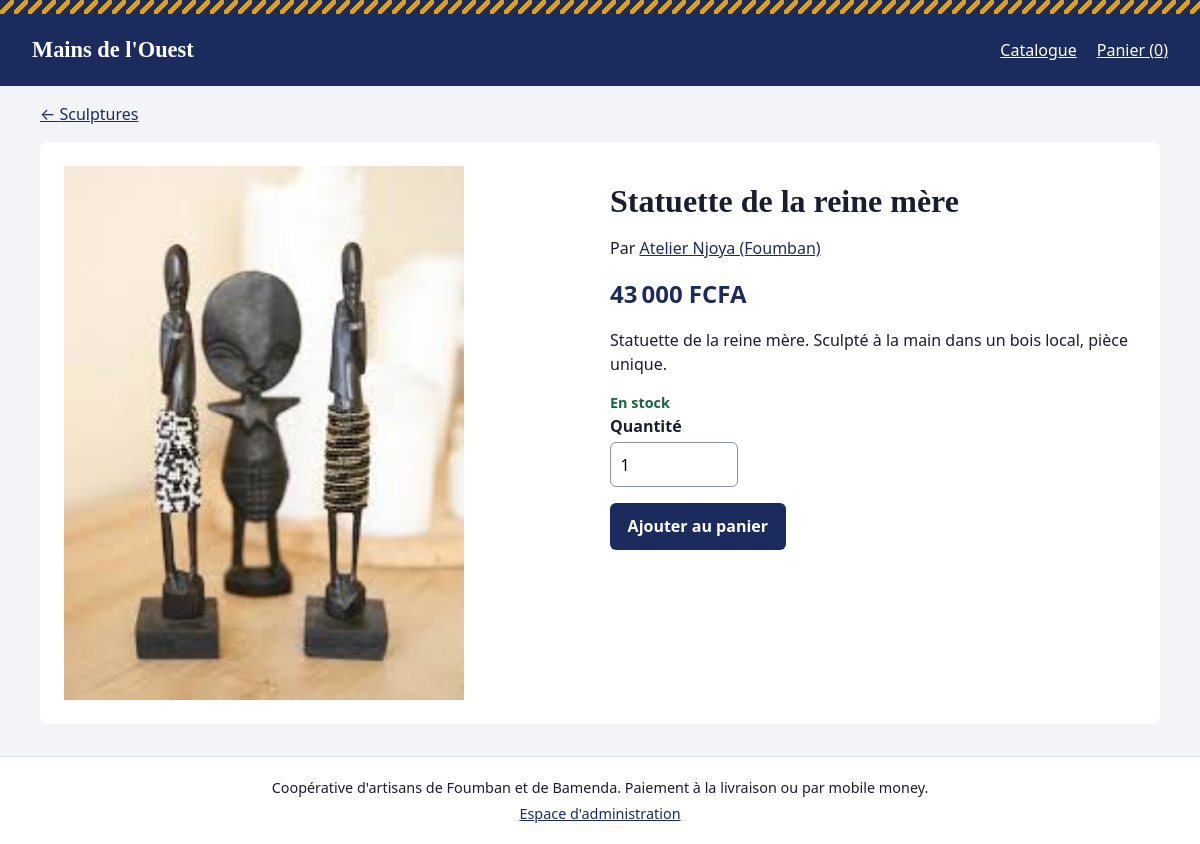
Page /produit/2 on the committed database.
### tables this page shows
CREATE TABLE categories (
    id          INTEGER PRIMARY KEY AUTOINCREMENT,
    nom         TEXT NOT NULL UNIQUE,
    description TEXT NOT NULL DEFAULT ''
);

CREATE TABLE produits (
    id           INTEGER PRIMARY KEY AUTOINCREMENT,
    nom          TEXT    NOT NULL,
    categorie_id INTEGER NOT NULL REFERENCES categories(id),
    description  TEXT    NOT NULL DEFAULT '',
    prix         INTEGER NOT NULL CHECK (prix > 0),
    stock        INTEGER NOT NULL DEFAULT 0 CHECK (stock >= 0),
    image        TEXT    NOT NULL DEFAULT 'img/defaut.jpg',
    artisan      TEXT    NOT NULL,
    actif        INTEGER NOT NULL DEFAULT 1 CHECK (actif IN (0, 1))
);

### app.py (the view)
@app.route("/produit/<int:produit_id>")
def produit(produit_id):
    lignes = chercher_produits(ids=[produit_id])
    if not lignes:
        abort(404)
    return render_template("produit.html", p=lignes[0])

### app.py (called while the page is built)
def get_db():
    if "db" not in g:
        g.db = sqlite3.connect(CHEMIN_BASE)
        g.db.row_factory = sqlite3.Row
        g.db.execute("PRAGMA foreign_keys = ON")
    return g.db

@app.teardown_appcontext
def fermer_db(_erreur):
    db = g.pop("db", None)
    if db is not None:
        db.close()

@app.before_request
def verifier_csrf():
    if request.method == "POST":
        attendu = session.get("csrf", "")
        recu = request.form.get("csrf", "")
        if not attendu or not secrets.compare_digest(attendu, recu):
            abort(400)

@app.context_processor
def contexte_commun():
    if "csrf" not in session:
        session["csrf"] = secrets.token_hex(16)
    return {"csrf": session["csrf"], "admin_connecte": "admin_id" in session,
            "MODES_PAIEMENT": MODES_PAIEMENT, "SEUIL": SEUIL_ALERTE_STOCK}

@app.after_request
def en_tetes_securite(reponse):
    reponse.headers["X-Content-Type-Options"] = "nosniff"
    reponse.headers["Content-Security-Policy"] = (
        "default-src 'self'; img-src 'self' data:; frame-ancestors 'none'")
    return reponse

@app.template_filter("fcfa")
def filtre_fcfa(montant):
    return f"{int(montant):,}".replace(",", "\u202f") + "\u00a0FCFA"

def chercher_produits(categorie=None, recherche="", tri="nom", ids=None, artisan=None):
    sql = ("SELECT p.*, c.nom AS categorie FROM produits p "
           "JOIN categories c ON c.id = p.categorie_id WHERE p.actif = 1")
    params = []
    if categorie:
        sql += " AND p.categorie_id = ?"
        params.append(categorie)
    if recherche:
        sql += " AND (p.nom LIKE ? OR p.description LIKE ? OR p.artisan LIKE ?)"
        params += [f"%{recherche}%"] * 3
    if artisan:
        sql += " AND p.artisan = ?"
        params.append(artisan)
    if ids:
        sql += " AND p.id IN (%s)" % ",".join("?" * len(ids))  # seuls des « ? » sont insérés
        params += ids
    sql += " ORDER BY " + TRIS.get(tri, TRIS["nom"])
    return get_db().execute(sql, params).fetchall()

### templates/produit.html (shortened to what this page needs)
{% extends "base.html" %}
{% block contenu %}
<p><a href="{{ url_for('catalogue', categorie=p.categorie_id) }}">← {{ p.categorie }}</a></p>
<article class="fiche">
  <img src="{{ url_for('static', filename=p.image) }}" alt="{{ p.nom }}, par {{ p.artisan }}" width="400" height="300">
  <div>
    <h1>{{ p.nom }}</h1>
    <p>Par <a href="{{ url_for('artisan', nom=p.artisan) }}">{{ p.artisan }}</a></p>
    <p class="prix prix-grand">{{ p.prix|fcfa }}</p>
    <p>{{ p.description }}</p>
    {% if p.stock > 0 %}
    <p class="stock stock-ok">En stock{% if p.stock < SEUIL %} (plus que {{ p.stock }}){% endif %}</p>
    <div class="champ champ-court">
      <label for="qte-{{ p.id }}">Quantité</label>
      <input type="number" id="qte-{{ p.id }}" value="1" min="1" max="{{ p.stock }}">
    </div>
    <button type="button" class="bouton" data-ajouter="{{ p.id }}" data-stock="{{ p.stock }}">Ajouter au panier</button>
    {% else %}
    <p class="stock stock-vide">Épuisé</p>
    {% endif %}
  </div>
</article>
{% endblock %}

### static/css/style.css (style rules this page uses)
:root { --indigo: #1c2b5e; --encre: #1a1d2e; --fond: #f2f4f8; --surface: #ffffff; --raphia: #d9a21b; --trait: #d5d9e4; --ok: #17673f; --alerte: #b3261e; --police-titre: "Palatino Linotype", Palatino, "Book Antiqua", Georgia, serif; --police-texte: system-ui, -apple-system, "Segoe UI", Roboto, sans-serif; }
*, *::before, *::after { box-sizing: border-box; }
body { margin: 0; font-family: var(--police-texte); color: var(--encre); background: var(--fond); line-height: 1.5; }
h1, h2, h3, .logo { font-family: var(--police-titre); line-height: 1.2; }
h1 { font-size: 1.6rem; margin: 1rem 0; }
a { color: var(--indigo); }
img { max-width: 100%; height: auto; display: block; }
.bouton { display: inline-block; background: var(--indigo); color: #fff; border: 0; border-radius: 6px; padding: .7rem 1.1rem; font: inherit; font-weight: 600; cursor: pointer; text-decoration: none; min-height: 44px; }
.champ { display: flex; flex-direction: column; gap: .25rem; margin-bottom: 1rem; }
.champ-court { max-width: 8rem; }
label, legend { font-weight: 600; }
input[type=text], input[type=search], input[type=tel], input[type=number], input[type=password], input[type=date], select, textarea { font: inherit; padding: .6rem; border: 1px solid #8a90a6; border-radius: 6px; background: #fff; width: 100%; min-height: 44px; }
.prix { font-weight: 700; margin: .25rem 0; }
.prix-grand { font-size: 1.5rem; color: var(--indigo); }
.stock { margin: 0; font-weight: 600; font-size: .9rem; }
.stock-ok { color: var(--ok); }
.fiche { display: grid; gap: 1.25rem; background: var(--surface); padding: 1rem; border-radius: 8px; }
@media (min-width: 40em) { h1 { font-size: 2rem; } }
@media (min-width: 40em) { .fiche { grid-template-columns: 1fr 1fr; padding: 1.5rem; } }

### rows in the picture
categories: categorie "Sculptures"
produits: image (picture), nom "Statuette de la reine mère", artisan "Atelier Njoya (Foumban)", prix|fcfa "43 000 FCFA", description "Statuette de la reine mère. Sculpté à la main dans un bois local, pièce unique."
